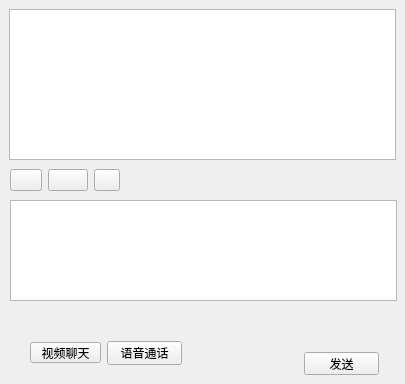
<?xml version="1.0" encoding="UTF-8"?>
<ui version="4.0">
 <class>chatdialog</class>
 <widget class="QWidget" name="chatdialog">
  <property name="geometry">
   <rect>
    <x>0</x>
    <y>0</y>
    <width>405</width>
    <height>384</height>
   </rect>
  </property>
  <property name="windowTitle">
   <string>Form</string>
  </property>
  <property name="styleSheet">
   <string notr="true">background-image: url(:/ede/5.jpg);</string>
  </property>
  <widget class="QTextBrowser" name="tb_chat">
   <property name="geometry">
    <rect>
     <x>9</x>
     <y>9</y>
     <width>387</width>
     <height>151</height>
    </rect>
   </property>
  </widget>
  <widget class="QTextEdit" name="te_chat">
   <property name="geometry">
    <rect>
     <x>10</x>
     <y>200</y>
     <width>387</width>
     <height>101</height>
    </rect>
   </property>
  </widget>
  <widget class="QPushButton" name="pb_send">
   <property name="geometry">
    <rect>
     <x>304</x>
     <y>352</y>
     <width>75</width>
     <height>23</height>
    </rect>
   </property>
   <property name="text">
    <string>发送</string>
   </property>
  </widget>
  <widget class="QWidget" name="layoutWidget">
   <property name="geometry">
    <rect>
     <x>10</x>
     <y>167</y>
     <width>110</width>
     <height>26</height>
    </rect>
   </property>
   <layout class="QGridLayout" name="gridLayout">
    <item row="0" column="0">
     <widget class="QPushButton" name="pb_tool2">
      <property name="enabled">
       <bool>true</bool>
      </property>
      <property name="minimumSize">
       <size>
        <width>32</width>
        <height>0</height>
       </size>
      </property>
      <property name="text">
       <string/>
      </property>
      <property name="iconSize">
       <size>
        <width>50</width>
        <height>50</height>
       </size>
      </property>
     </widget>
    </item>
    <item row="0" column="1">
     <widget class="QPushButton" name="pb_tool1">
      <property name="text">
       <string/>
      </property>
      <property name="iconSize">
       <size>
        <width>50</width>
        <height>50</height>
       </size>
      </property>
     </widget>
    </item>
    <item row="0" column="2">
     <widget class="QPushButton" name="pb_tool3">
      <property name="minimumSize">
       <size>
        <width>21</width>
        <height>0</height>
       </size>
      </property>
      <property name="text">
       <string/>
      </property>
      <property name="iconSize">
       <size>
        <width>50</width>
        <height>50</height>
       </size>
      </property>
      <property name="autoDefault">
       <bool>false</bool>
      </property>
     </widget>
    </item>
   </layout>
  </widget>
  <widget class="QWidget" name="layoutWidget">
   <property name="geometry">
    <rect>
     <x>30</x>
     <y>340</y>
     <width>154</width>
     <height>26</height>
    </rect>
   </property>
   <layout class="QHBoxLayout" name="horizontalLayout">
    <item>
     <widget class="QPushButton" name="pb_vide">
      <property name="maximumSize">
       <size>
        <width>71</width>
        <height>21</height>
       </size>
      </property>
      <property name="text">
       <string>视频聊天</string>
      </property>
     </widget>
    </item>
    <item>
     <widget class="QPushButton" name="pb_voice">
      <property name="maximumSize">
       <size>
        <width>75</width>
        <height>24</height>
       </size>
      </property>
      <property name="text">
       <string>语音通话</string>
      </property>
     </widget>
    </item>
   </layout>
  </widget>
 </widget>
 <resources/>
 <connections/>
</ui>
